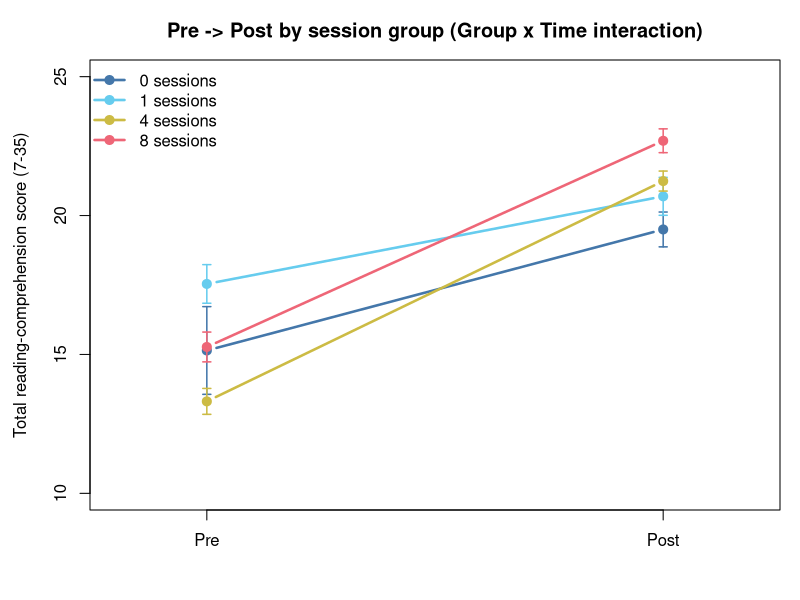
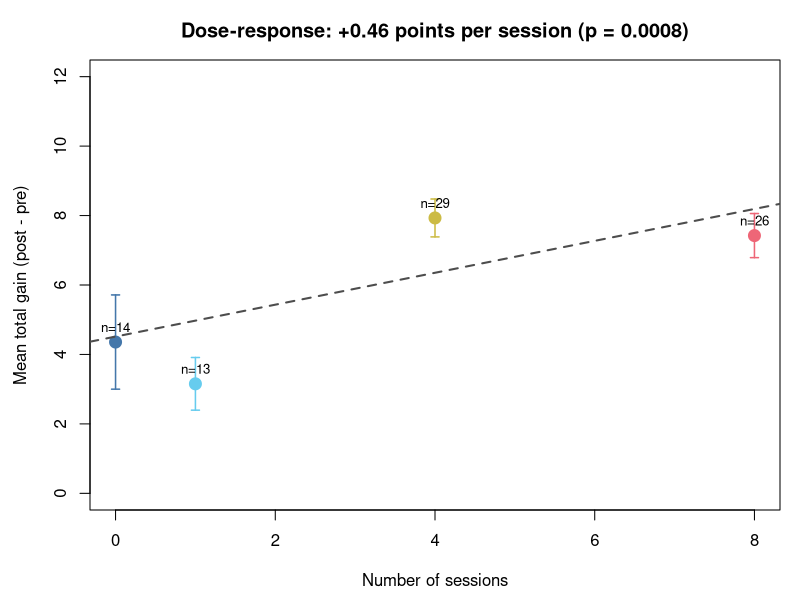
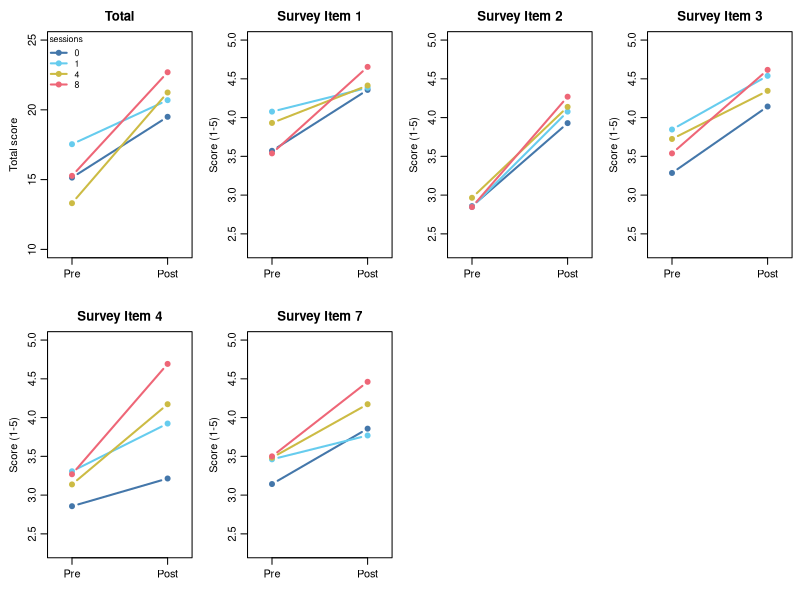

The R script that drew these images, in order:
###########################################################################
# Plots + Tukey-on-gains for the mixed-ANOVA re-analysis
#
# Run from the repository root, AFTER mixed_anova_analysis.R:
#   Rscript ANOVA/mixed_anova_plots.R
###########################################################################
setwd(dirname(rstudioapi::getSourceEditorContext()$path))

# Generated by ../analysis_by_question.R
d <- read.csv(
  "input/student-clinician-all-cleaned.csv",
  check.names = FALSE
)
names(d)[names(d) == "Session Group"] <- "Group"
d$Group <- factor(d$Group, levels = c("0", "1", "4", "8"))
session_n <- c("0" = 0, "1" = 1, "4" = 4, "8" = 8)
glab <- levels(d$Group)
cols <- c("#4477AA", "#66CCEE", "#CCBB44", "#EE6677")  # 0/1/4/8

cell_stats <- function(pre, post) {
  n   <- as.numeric(table(d$Group))
  agg <- function(col, fun) as.numeric(tapply(d[[col]], d$Group, fun))
  data.frame(
    Group = glab,
    sessions = as.numeric(session_n[glab]),
    pre_m  = agg(pre,  mean),  pre_se  = agg(pre,  sd) / sqrt(n),
    post_m = agg(post, mean),  post_se = agg(post, sd) / sqrt(n),
    gain_m = as.numeric(tapply(d[[post]] - d[[pre]], d$Group, mean)),
    gain_se = as.numeric(tapply(d[[post]] - d[[pre]], d$Group, sd)) / sqrt(n)
  )
}

ebar <- function(x, m, se, col) arrows(x, m - se, x, m + se, angle = 90,
                                       code = 3, length = 0.04, col = col, lwd = 1.5)

## ---- Plot 1: Total interaction (pre -> post by group) ----
s <- cell_stats("TotalA", "TotalB")
png(file.path("figures/fig_total_interaction.png"), width = 1500, height = 1100, res = 200)
par(mar = c(4.5, 4.5, 3, 1))
#plot(NA, xlim = c(0.8, 2.2), ylim = c(18, 34), xaxt = "n",
plot(NA, xlim = c(0.8, 2.2), ylim = c(10, 25), xaxt = "n",
     xlab = "", ylab = "Total reading-comprehension score (7-35)",
     main = "Pre -> Post by session group (Group x Time interaction)")
axis(1, at = c(1, 2), labels = c("Pre", "Post"))
for (i in seq_along(glab)) {
  lines(c(1, 2), c(s$pre_m[i], s$post_m[i]), col = cols[i], lwd = 2.5, type = "b", pch = 19)
  ebar(1, s$pre_m[i],  s$pre_se[i],  cols[i])
  ebar(2, s$post_m[i], s$post_se[i], cols[i])
}
legend("topleft", legend = paste(glab, "sessions"), col = cols, lwd = 2.5, pch = 19, bty = "n")
dev.off()

## ---- Plot 2: Dose-response of total gain ----
g <- read.csv(file.path("results/followup_dose_trend.csv"))
slope <- g$slope_per_session[g$Outcome == "Total"]
icpt  <- coef(lm((d$TotalB - d$TotalA) ~ session_n[as.character(d$Group)]))[1]
png(file.path("figures/fig_total_dose_response.png"), width = 1500, height = 1100, res = 200)
par(mar = c(4.5, 4.5, 3, 1))
plot(s$sessions, s$gain_m, pch = 19, cex = 1.6, col = cols, ylim = c(0, 12),
     xlab = "Number of sessions", ylab = "Mean total gain (post - pre)",
     main = sprintf("Dose-response: +%.2f points per session (p = %.4f)", slope, g$p[g$Outcome=="Total"]))
ebar(s$sessions, s$gain_m, s$gain_se, cols)
abline(a = icpt, b = slope, lty = 2, col = "grey30", lwd = 2)
text(s$sessions, s$gain_m, labels = paste0("n=", table(d$Group)), pos = 3, cex = 0.8)
dev.off()

## ---- Plot 3: per-item interaction panel (Total + Survey Items 1-7) ----
#items <- c("Total", paste0("RC", 1:7))
#labs  <- c("Total", paste("Survey Item", 1:7))   # display labels for RC1-RC7
#prec  <- c("TotalA", paste0("RC", 1:7, "A"))
#postc <- c("TotalB", paste0("RC", 1:7, "B"))
## ---- Plot 3: per-item interaction panel (Total + Survey Items 1-4,7) ----
items <- c("Total", paste0("RC", c(1:4,7)))
labs  <- c("Total", paste("Survey Item", c(1:4,7)))   # display labels for RC1-RC4, RC7
prec  <- c("TotalA", paste0("RC", c(1:4,7), "A"))
postc <- c("TotalB", paste0("RC", c(1:4,7), "B"))
png(file.path("figures/fig_item_interaction_panel.png"), width = 2000, height = 1100, res = 175)
par(mfrow = c(2, 4), mar = c(3.2, 3.6, 2.4, 0.6), mgp = c(2.1, 0.7, 0))
for (k in seq_along(items)) {
  s <- cell_stats(prec[k], postc[k])
  #yl <- if (items[k] == "Total") c(8, 34) else c(2.3, 5)
  yl <- if (items[k] == "Total") c(10, 25) else c(2.3, 5)
  yax <- if (items[k] == "Total") "Total score" else "Score (1-5)"
  plot(NA, xlim = c(0.8, 2.2), ylim = yl, xaxt = "n", xlab = "", ylab = yax, main = labs[k])
  axis(1, at = c(1, 2), labels = c("Pre", "Post"))
  for (i in seq_along(glab)) {
    lines(c(1, 2), c(s$pre_m[i], s$post_m[i]), col = cols[i], lwd = 2, type = "b", pch = 19, cex = 0.8)
  }
  if (k == 1) legend("topleft", legend = glab, col = cols, lwd = 2, pch = 19, bty = "n", cex = 0.8, title = "sessions")
}
dev.off()

## ---- Tukey HSD on GAIN scores (baseline-corrected pairwise) ----
tuk_rows <- list()
for (k in seq_along(items)) {
  gain <- d[[postc[k]]] - d[[prec[k]]]
  th <- TukeyHSD(aov(gain ~ d$Group))$`d$Group`
  for (r in rownames(th)) {
    tuk_rows[[length(tuk_rows) + 1]] <- data.frame(
      Outcome = labs[k], Comparison = r,
      Diff_in_gain = round(th[r, "diff"], 3),
      lwr = round(th[r, "lwr"], 3), upr = round(th[r, "upr"], 3),
      p_adj = signif(th[r, "p adj"], 4),
      Sig = ifelse(th[r, "p adj"] < 0.05, "*", "")
    )
  }
}
tukey <- do.call(rbind, tuk_rows)
write.csv(tukey, file.path("results/followup_tukey_on_gains.csv"), row.names = FALSE)
cat("Tukey HSD on GAIN scores (significant pairs only):\n")
print(tukey[tukey$Sig == "*", ], row.names = FALSE)
cat("\nSaved figures to 'results' and tables to figures\n")
